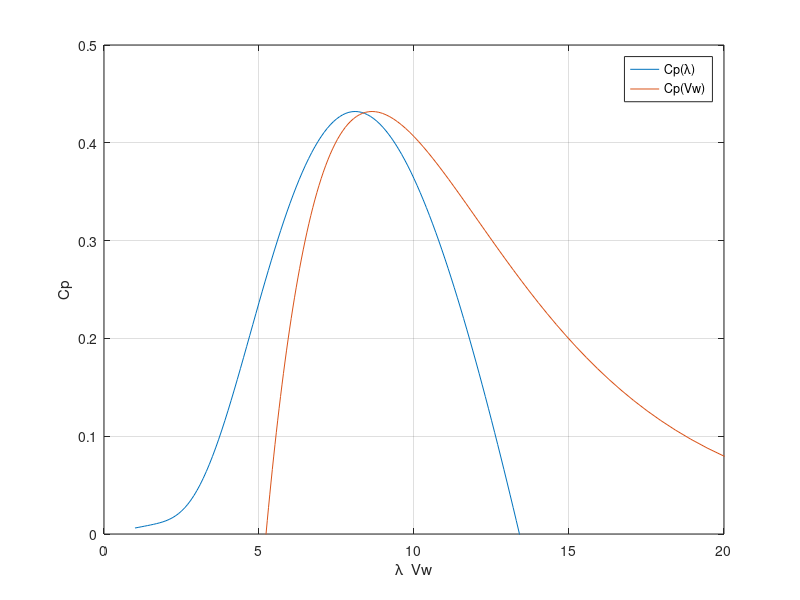

The MATLAB source for this figure:
L=1:0.1:15;
wsynt = pi*50/52.7;
invLi = 1./L-0.035;
c = [ 0.5176   116     0.4     5       21      0.0068     0.9];
Cp = c(7).*(c(1).*(c(2).*invLi-c(4)).*exp(-c(5).*invLi)+c(6).*L);

figure

plot(L,Cp)
grid on
xlabel('\lambda  Vw')
ylabel('Cp')

Lopt=L(Cp==max(Cp));

Vwopt=23.5*wsynt/Lopt;

hold on 

plot(23.5.*wsynt./L,Cp)

legend('Cp(\lambda)','Cp(Vw)')

xlim([0 20])
ylim([0 0.5])